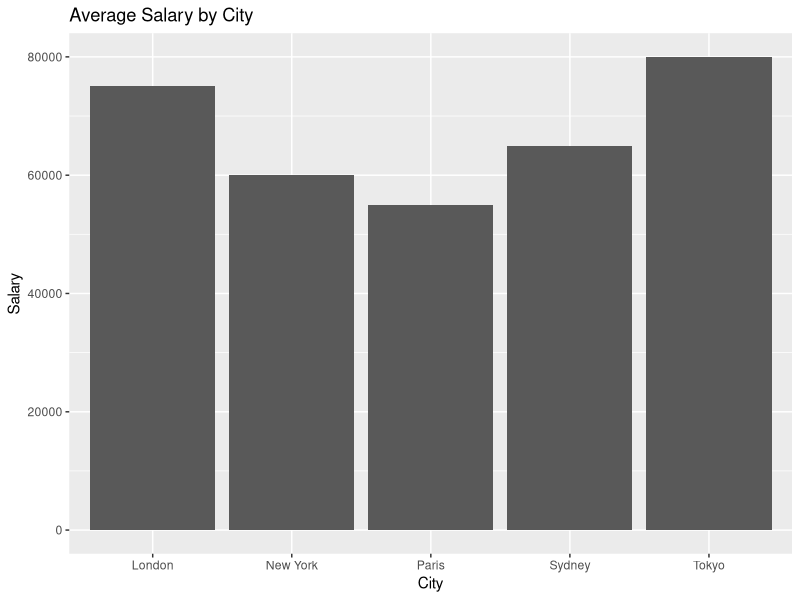
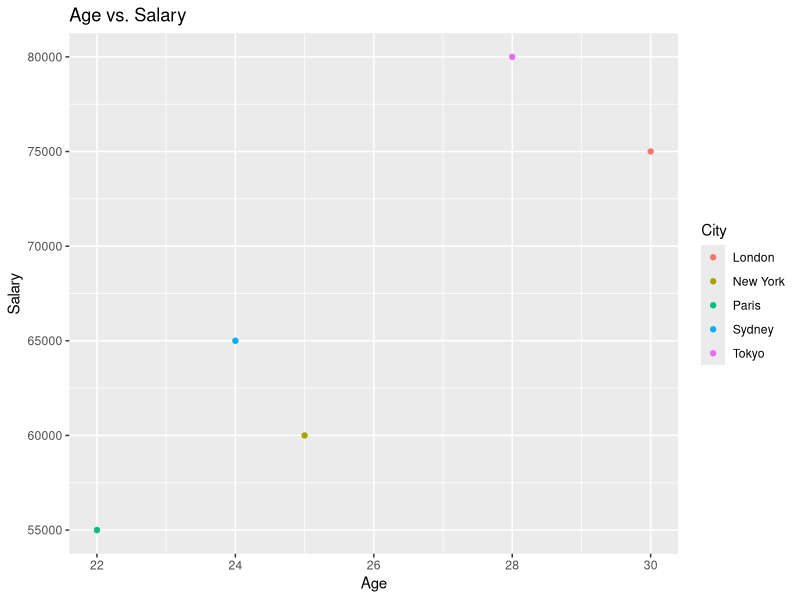
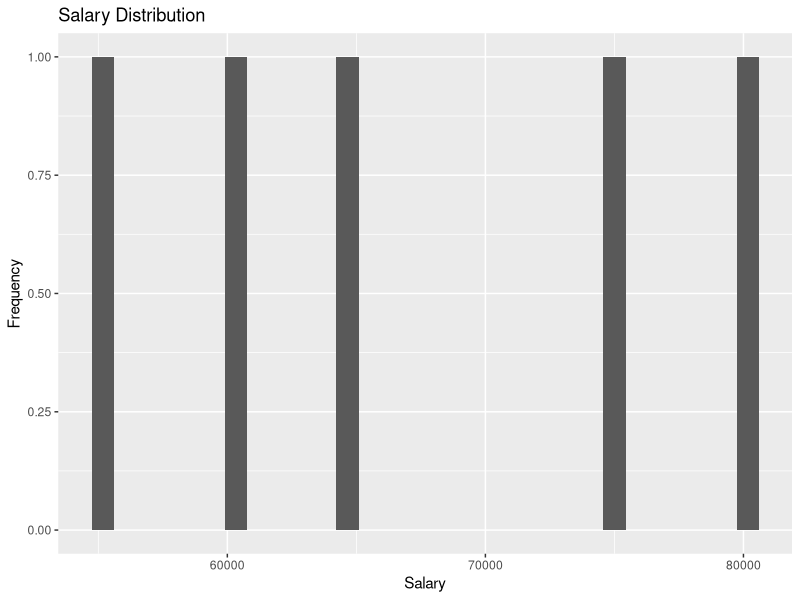

Reproduce these figures in R, in order.
library(ggplot2)
library(dplyr)

#this is the custom dataset
data <- data.frame(
  Name = c("Alice", "Bob", "Charlie", "David", "Eve"),
  Age = c(25, 30, 22, 28, 24),
  City = c("New York", "London", "Paris", "Tokyo", "Sydney"),
  Salary = c(60000, 75000, 55000, 80000, 65000)
)

# Data Summary
summary(data) 

data %>%
  group_by(City) %>%
  summarize(mean_salary = mean(Salary)) # For average salary by city

# Visualize the data
ggplot(data, aes(x = City, y = Salary)) +
  geom_bar(stat = "identity") +
  labs(title = "Average Salary by City", x = "City", y = "Salary")

ggplot(data, aes(x = Age, y = Salary, color = City)) +
  geom_point() +
  labs(title = "Age vs. Salary", x = "Age", y = "Salary")

ggplot(data, aes(x = Salary)) +
  geom_histogram() +
  labs(title = "Salary Distribution", x = "Salary", y = "Frequency")

